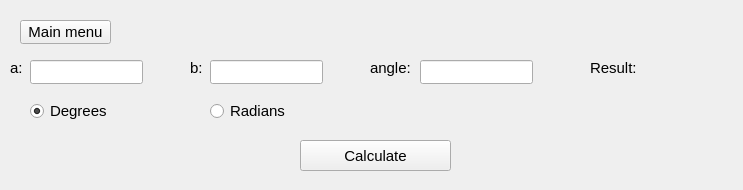
<?xml version="1.0" encoding="UTF-8"?>
<ui version="4.0">
 <class>TaskTwo</class>
 <widget class="QWidget" name="TaskTwo">
  <property name="geometry">
   <rect>
    <x>0</x>
    <y>0</y>
    <width>743</width>
    <height>190</height>
   </rect>
  </property>
  <property name="font">
   <font>
    <pointsize>11</pointsize>
   </font>
  </property>
  <property name="windowTitle">
   <string>TaskTwo</string>
  </property>
  <widget class="QLabel" name="num_a_label">
   <property name="geometry">
    <rect>
     <x>10</x>
     <y>60</y>
     <width>16</width>
     <height>16</height>
    </rect>
   </property>
   <property name="font">
    <font>
     <pointsize>11</pointsize>
    </font>
   </property>
   <property name="text">
    <string>a:</string>
   </property>
  </widget>
  <widget class="QRadioButton" name="is_degrees">
   <property name="geometry">
    <rect>
     <x>30</x>
     <y>100</y>
     <width>91</width>
     <height>22</height>
    </rect>
   </property>
   <property name="font">
    <font>
     <pointsize>11</pointsize>
    </font>
   </property>
   <property name="text">
    <string>Degrees</string>
   </property>
   <property name="checked">
    <bool>true</bool>
   </property>
  </widget>
  <widget class="QLabel" name="result_num_label">
   <property name="geometry">
    <rect>
     <x>640</x>
     <y>60</y>
     <width>81</width>
     <height>16</height>
    </rect>
   </property>
   <property name="font">
    <font>
     <pointsize>11</pointsize>
    </font>
   </property>
   <property name="text">
    <string/>
   </property>
  </widget>
  <widget class="QRadioButton" name="is_radians">
   <property name="geometry">
    <rect>
     <x>210</x>
     <y>100</y>
     <width>91</width>
     <height>22</height>
    </rect>
   </property>
   <property name="font">
    <font>
     <pointsize>11</pointsize>
    </font>
   </property>
   <property name="text">
    <string>Radians</string>
   </property>
   <property name="checked">
    <bool>false</bool>
   </property>
  </widget>
  <widget class="QLabel" name="result_label">
   <property name="geometry">
    <rect>
     <x>590</x>
     <y>60</y>
     <width>51</width>
     <height>16</height>
    </rect>
   </property>
   <property name="font">
    <font>
     <pointsize>11</pointsize>
    </font>
   </property>
   <property name="text">
    <string>Result:</string>
   </property>
  </widget>
  <widget class="QLabel" name="num_b_label">
   <property name="geometry">
    <rect>
     <x>190</x>
     <y>60</y>
     <width>16</width>
     <height>16</height>
    </rect>
   </property>
   <property name="font">
    <font>
     <pointsize>11</pointsize>
    </font>
   </property>
   <property name="text">
    <string>b:</string>
   </property>
  </widget>
  <widget class="QLineEdit" name="num_angle_edit">
   <property name="geometry">
    <rect>
     <x>420</x>
     <y>60</y>
     <width>113</width>
     <height>24</height>
    </rect>
   </property>
   <property name="font">
    <font>
     <pointsize>11</pointsize>
    </font>
   </property>
  </widget>
  <widget class="QPushButton" name="calculate_button">
   <property name="geometry">
    <rect>
     <x>300</x>
     <y>140</y>
     <width>151</width>
     <height>31</height>
    </rect>
   </property>
   <property name="font">
    <font>
     <pointsize>11</pointsize>
    </font>
   </property>
   <property name="text">
    <string>Calculate</string>
   </property>
  </widget>
  <widget class="QLabel" name="num_angle_label">
   <property name="geometry">
    <rect>
     <x>370</x>
     <y>60</y>
     <width>41</width>
     <height>16</height>
    </rect>
   </property>
   <property name="font">
    <font>
     <pointsize>11</pointsize>
    </font>
   </property>
   <property name="text">
    <string>angle:</string>
   </property>
  </widget>
  <widget class="QLineEdit" name="num_a_edit">
   <property name="geometry">
    <rect>
     <x>30</x>
     <y>60</y>
     <width>113</width>
     <height>24</height>
    </rect>
   </property>
   <property name="font">
    <font>
     <pointsize>11</pointsize>
    </font>
   </property>
  </widget>
  <widget class="QLineEdit" name="num_b_edit">
   <property name="geometry">
    <rect>
     <x>210</x>
     <y>60</y>
     <width>113</width>
     <height>24</height>
    </rect>
   </property>
   <property name="font">
    <font>
     <pointsize>11</pointsize>
    </font>
   </property>
  </widget>
  <widget class="QPushButton" name="mainMenuButton">
   <property name="geometry">
    <rect>
     <x>20</x>
     <y>20</y>
     <width>91</width>
     <height>24</height>
    </rect>
   </property>
   <property name="text">
    <string>Main menu</string>
   </property>
  </widget>
 </widget>
 <resources/>
 <connections/>
</ui>
